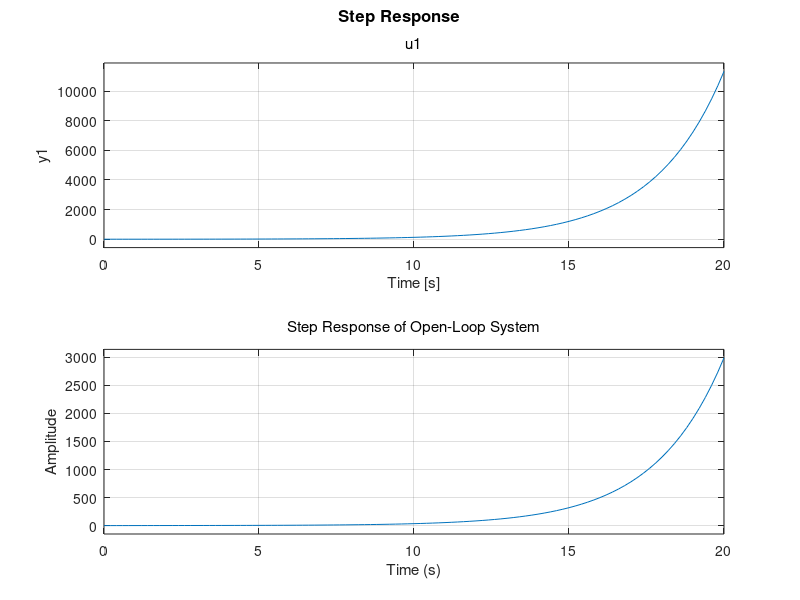

Write the MATLAB code that produced this figure.
% Linear Continous System 
% Quiz 2 - Question 3 

% Define state-space matrices
A = [1/4, 3/4; 1/4, -1/2];
B = [0; 1];
C = eye(2);
D = [0; 0];

% State  - Matlab function to turn the matrices into state equation
sys_open = ss(A, B, C, D);

% Plot the "natural" system state
figure;
step(sys_open);
title('Step Response of Open-Loop System');
xlabel('Time (s)');
ylabel('Amplitude');

% Part b) Eigenvalues for stability analysis
eigenvalues = eig(A);

% Part c) Controllability matrix
C = ctrb(A, B);
rank_C = rank(C);

% Part d) Pole placement
desired_poles = [-0.5, -0.75];
K = place(A, B, desired_poles);

% Display
disp('Eigenvalues of A:');
disp(eigenvalues);
disp('Rank of Controllability Matrix:');
disp(rank_C);
disp('Gain Matrix K for Pole Placement:');
disp(K);